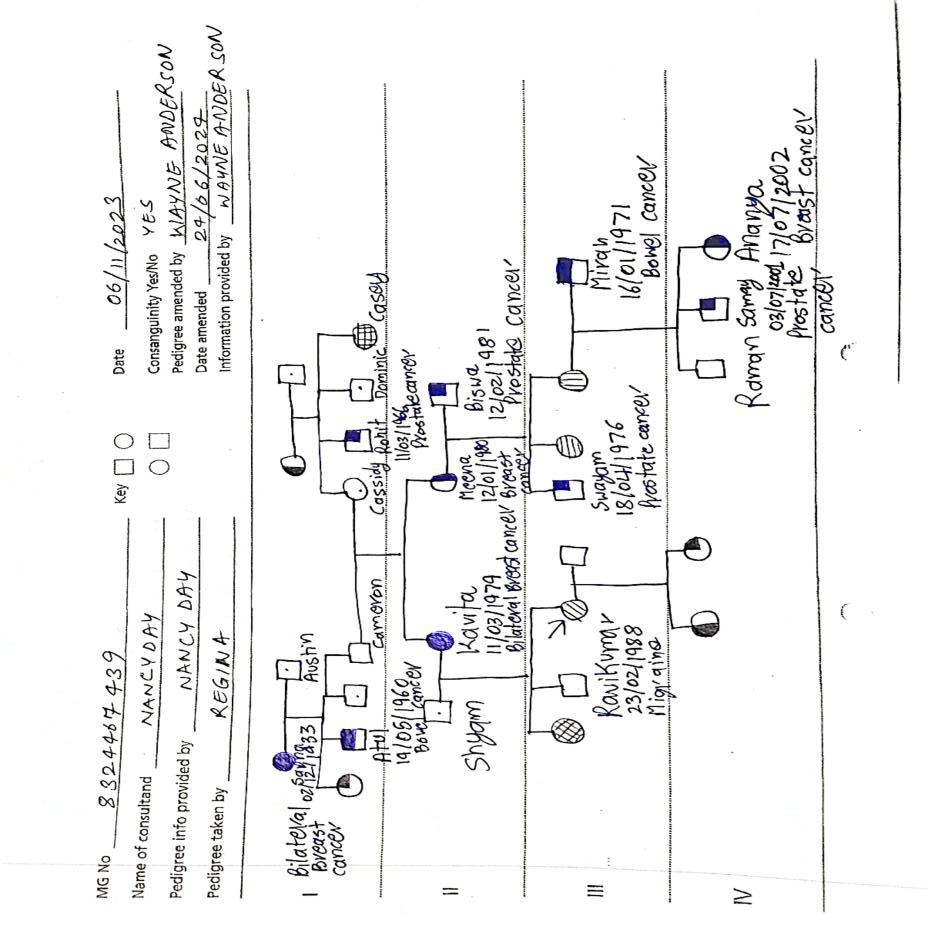
#> input picture sample5.jpeg, 928 x 928 px
$ python -i image_processing.py   (imports and definitions only)
#> lines starting #> are read from the running program, lines starting #| are printed output that depends on the picture; after the words box and inside, x2 and y2 are one past the last pixel; in counts of white or black regions, pixels touching at a corner belong together
import cv2
import numpy as np
from PIL import Image
import pytesseract
import os
import logging

def setup_logger(name='image_processing_logger', level=logging.INFO):
    """Setup and return a configured logger"""
    logger = logging.getLogger(name)
    logger.setLevel(level)

    # Only add handler if not already added to avoid duplicate logs
    if not logger.handlers:
        handler = logging.StreamHandler()
        formatter = logging.Formatter('[%(levelname)s] %(asctime)s - %(message)s')
        handler.setFormatter(formatter)
        logger.addHandler(handler)

    return logger

# [24 lines left out: functions enhance_contrast, load_image, not called in this run]


def load_image(image_path, logger):
    """Load and convert image to grayscale"""
    if not os.path.exists(image_path):
        raise FileNotFoundError(f"File not found: {image_path}")

    try:
        original_image = Image.open(image_path)
        grayscaled_image = original_image.convert("L")
        logger.info(f"Converted image to grayscale: {os.path.basename(image_path)}")
        return np.array(grayscaled_image)
    except Exception as e:
        logger.error(f"Failed to convert image to grayscale: {str(e)}")
        logger.warning(f"Using original image without grayscale conversion")
        return np.array(original_image)

def detect_angle_hough(img, logger):
    """Detect rotation angle using Hough Transform"""
    edges = cv2.Canny(img, 50, 150, apertureSize=3)
    lines = cv2.HoughLines(edges, 1, np.pi / 180, 200)

    detected_angle, corrected_angle = None, None

    if lines is not None and len(lines) > 0:
        angles = []
        for rho, theta in lines[:, 0]:
            angle_degrees = np.degrees(theta) - 90
            if angle_degrees < -90:
                angle_degrees += 180
            elif angle_degrees > 90:
                angle_degrees -= 180
            angles.append(angle_degrees)

        if angles:
            hist, bins = np.histogram(angles, bins=180, range=(-90, 90))
            most_common_angle_idx = np.argmax(hist)
            detected_angle = bins[most_common_angle_idx] + (bins[1] - bins[0]) / 2
            logger.info(f"Detected document rotation angle: {detected_angle:.2f} degrees")

            corrected_angle = detected_angle
            if detected_angle < -45:
                corrected_angle += 180
            elif detected_angle > 45:
                corrected_angle -= 180

            logger.info(f"Corrected angle after normalization: {corrected_angle:.2f} degrees")

    return detected_angle, corrected_angle

def rotate_image(img, angle, logger):
    """Rotate image by given angle"""
    if angle is None:
        return img

    (h, w) = img.shape[:2]
    center = (w // 2, h // 2)
    M = cv2.getRotationMatrix2D(center, angle, 1.0)
    return cv2.warpAffine(img, M, (w, h), flags=cv2.INTER_LINEAR, borderMode=cv2.BORDER_REPLICATE)

def detect_ocr_orientation(img, logger):
    """Detect image orientation using OCR"""
    try:
        osd = pytesseract.image_to_osd(Image.fromarray(img), output_type=pytesseract.Output.DICT)
        ocr_angle = osd.get("rotate", 0)
        if ocr_angle not in [0, None]:
            logger.info(f"OCR detected orientation adjustment: {ocr_angle} degrees")
            return ocr_angle
        return None
    except pytesseract.TesseractNotFoundError:
        raise RuntimeError("Tesseract not found. Make sure it's installed and in your system PATH.")
    except Exception as e:
        logger.warning(f"OCR orientation detection failed (continuing without it): {e}")
        return None

# [6 lines left out: function save_image, not called in this run]

def process_image(image_path, file=None):
    """Main function to process and correct image orientation"""
    logger = setup_logger()

    try:
        # Use filename from file object if available, otherwise use image_path
        filename = file.filename if file and hasattr(file, 'filename') else os.path.basename(image_path)

        # Load and preprocess image
        img = load_image(image_path, logger)
#> in load_image, original_image is the input picture: PIL image 928x928 RGB; mean R, G, B 242.1, 242.1, 242.3
        if img is None:
            raise ValueError("Image file could not be read. Possibly corrupt or unsupported format.")

        # Detect angle using Hough Transform
        detected_angle, corrected_angle = detect_angle_hough(img, logger)
#> in detect_angle_hough, `edges = cv2.Canny(img, 50, 150, apertureSize=3)`:
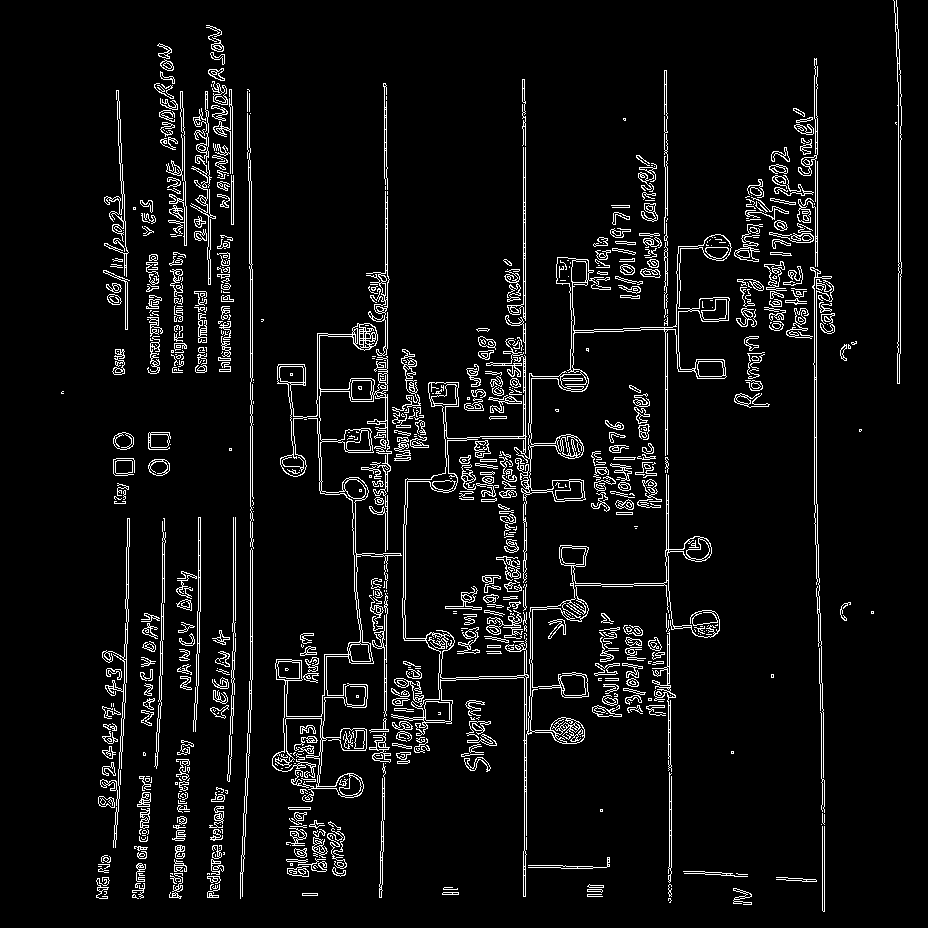
#> edges: shape (928, 928); 6% white in thin lines or dots, all inside (x1, y1, x2, y2) = (61, 0, 902, 912)
#> in detect_angle_hough, `lines = cv2.HoughLines(edges, 1, np.pi / 180, 200)`: lines = 45 rows, first 8: [525, 0], [523, 0], [250, 0], [-808, 3.12], [385, 0], [252, 0], [387, 0], [667, 0]
#> the loop in detect_angle_hough, `for rho, theta in lines[:, 0]:` made 45 passes
#> (rho, theta, angle_degrees) on passes 1 to 12: (525, 0, -90), (523, 0, -90), (250, 0, -90), (-808, 3.12, 89), (385, 0, -90), (252, 0, -90), (387, 0, -90), (667, 0, -90), (816, 0, -90), (814, 0, -90), (898, 0, -90), (-657, 3.12, 89)
#> after the loop in detect_angle_hough, `for rho, theta in lines[:, 0]:`: angles = 45 values, max 89 at index 3, min -90 at index 0, mean -45.78
#> in detect_angle_hough, `hist, bins = np.histogram(angles, bins=180, range=(-90, 90))`: hist = 180 values, max 22 at index 0, min 0 at index 2, mean 0.25; bins = 181 values from -90 to 90
#> in detect_angle_hough, `most_common_angle_idx = np.argmax(hist)`: most_common_angle_idx = 0
#> in detect_angle_hough, `detected_angle = bins[most_common_angle_idx] + (bins[1] - bins[0]) / 2`: detected_angle = -89.5
#> in detect_angle_hough, `corrected_angle += 180`: corrected_angle = 90.5
#> detected_angle = -89.5; corrected_angle = 90.5

        # Apply Hough rotation if detected
        if corrected_angle is not None:
            img = rotate_image(img, corrected_angle, logger)
#> in rotate_image, `M = cv2.getRotationMatrix2D(center, angle, 1.0)`: M = [[-0.00873, 1, 4.07], [-1, -0.00873, 932]]
#> in rotate_image, `return cv2.warpAffine(img, M, (w, h), flags=cv2.INTER_LINEAR, borderMo..`:
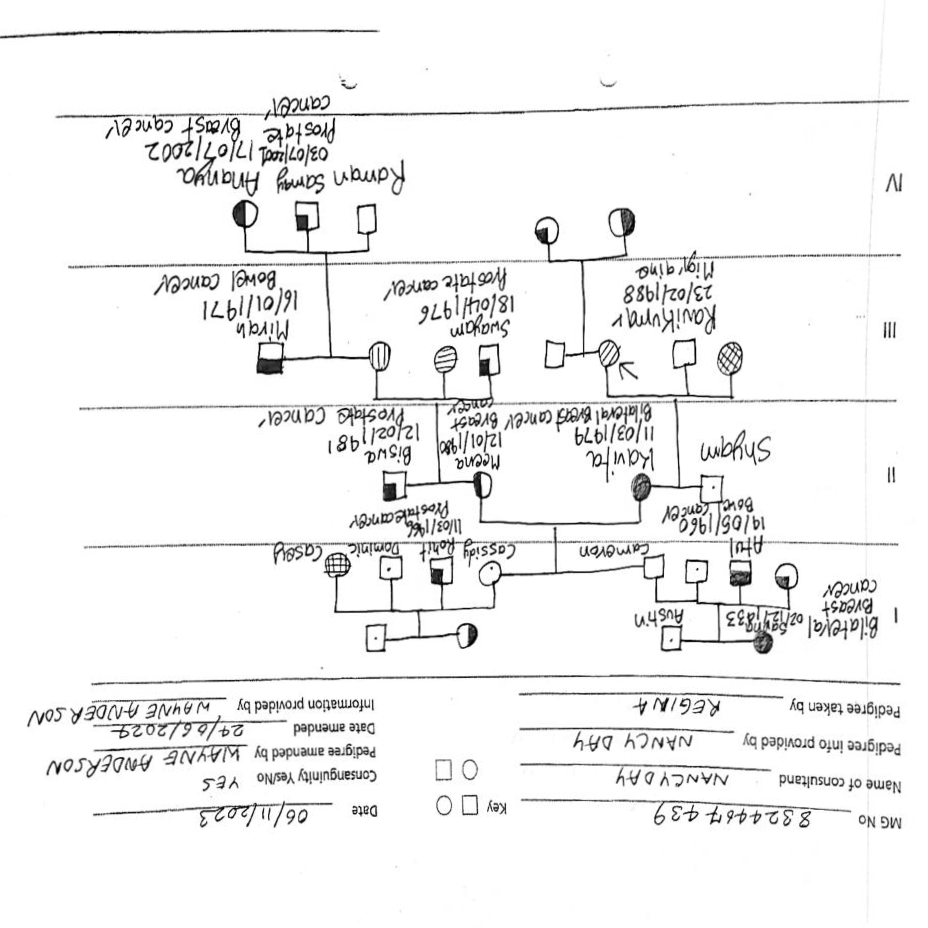
#> returned value: shape (928, 928); min 0, max 255, mean 242.1

        # Detect and apply OCR-based orientation
        ocr_angle = detect_ocr_orientation(img, logger)
        if ocr_angle is not None and abs(ocr_angle) >= 40:
            img = rotate_image(img, -ocr_angle, logger)

        # Save result
        rotated_image_path = save_image(img, image_path, logger)

        # Return results
        angle_info = {
            "hough_angle": round(detected_angle, 2) if detected_angle is not None else None,
            "corrected_angle": round(corrected_angle, 2) if corrected_angle is not None else None,
            "ocr_angle": ocr_angle
        }

        return rotated_image_path, angle_info

    except Exception as err:
        raise RuntimeError(f"Image processing failed: {err}")

# Example usage:
# rotated_path, angle_info = process_image("path/to/image.jpg")

#> (the run stopped early here; a loop or call above may not have finished)

$ run again, on rotated_2_18.jpeg
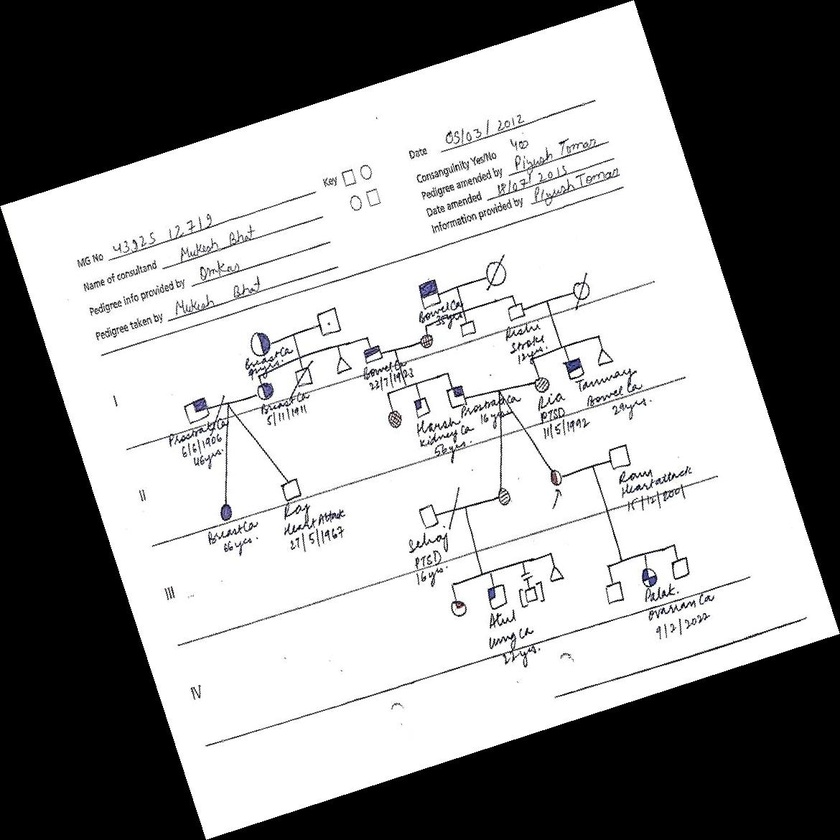
#> input picture rotated_2_18.jpeg, 840 x 840 px, shrunk from 1170 x 1170 before the run
#> in load_image, original_image is the input picture: PIL image 840x840 RGB; mean R, G, B 152.8, 152.8, 152.9
#> in detect_angle_hough, `edges = cv2.Canny(img, 50, 150, apertureSize=3)`:
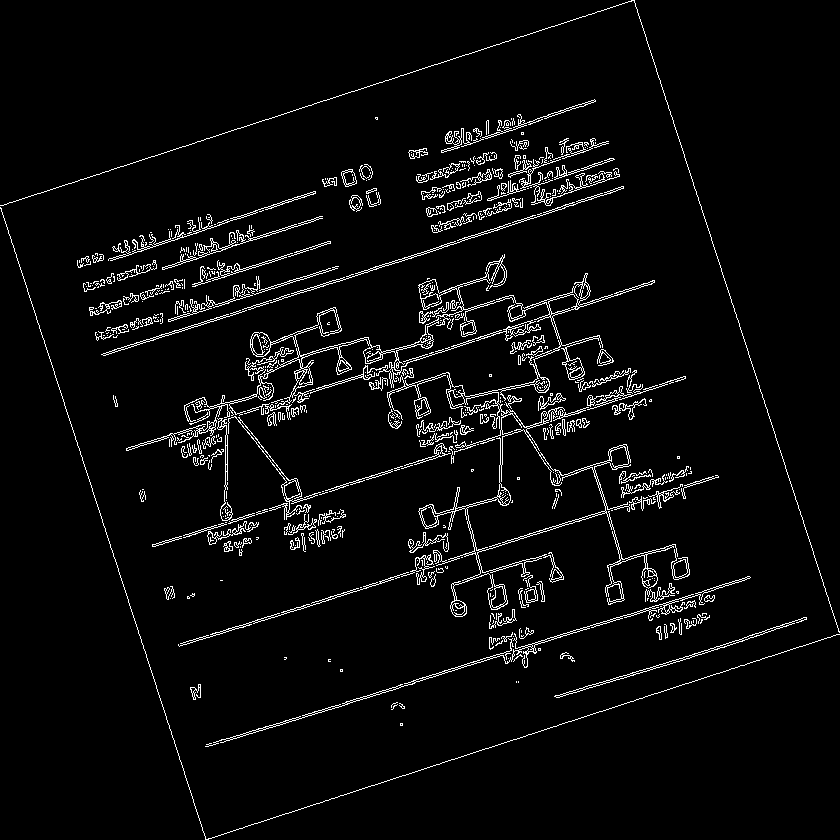
#> edges: shape (840, 840); 4.3% white in thin lines or dots
#> lines = 17 rows, first 8: [64, 2.83], [862, 1.26], [-602, 2.83], [195, 1.26], [772, 1.27], [370, 1.26], [667, 1.27], [469, 1.26]
#> the loop in detect_angle_hough, `for rho, theta in lines[:, 0]:` made 17 passes
#> (rho, theta, angle_degrees) on passes 1 to 8: (64, 2.83, 72), (862, 1.26, -18), (-602, 2.83, 72), (195, 1.26, -18), (772, 1.27, -17), (370, 1.26, -18), (667, 1.27, -17), (469, 1.26, -18)
#> after the loop in detect_angle_hough, `for rho, theta in lines[:, 0]:`: angles = [72, -18, 72, -18, -17, -18, -17, -18, -18, -18, -18, -18, -18, -17, -18, -17, -18]
#> hist = 180 values, max 15 at index 72, min 0 at index 0, mean 0.0944; bins = 181 values from -90 to 90
#> most_common_angle_idx = 72
#> in detect_angle_hough, `detected_angle = bins[most_common_angle_idx] + (bins[1] - bins[0]) / 2`: detected_angle = -17.5
#> M = [[0.954, -0.301, 145.7], [0.301, 0.954, -106.9]]
#> in rotate_image, `return cv2.warpAffine(img, M, (w, h), flags=cv2.INTER_LINEAR, borderMo..`:
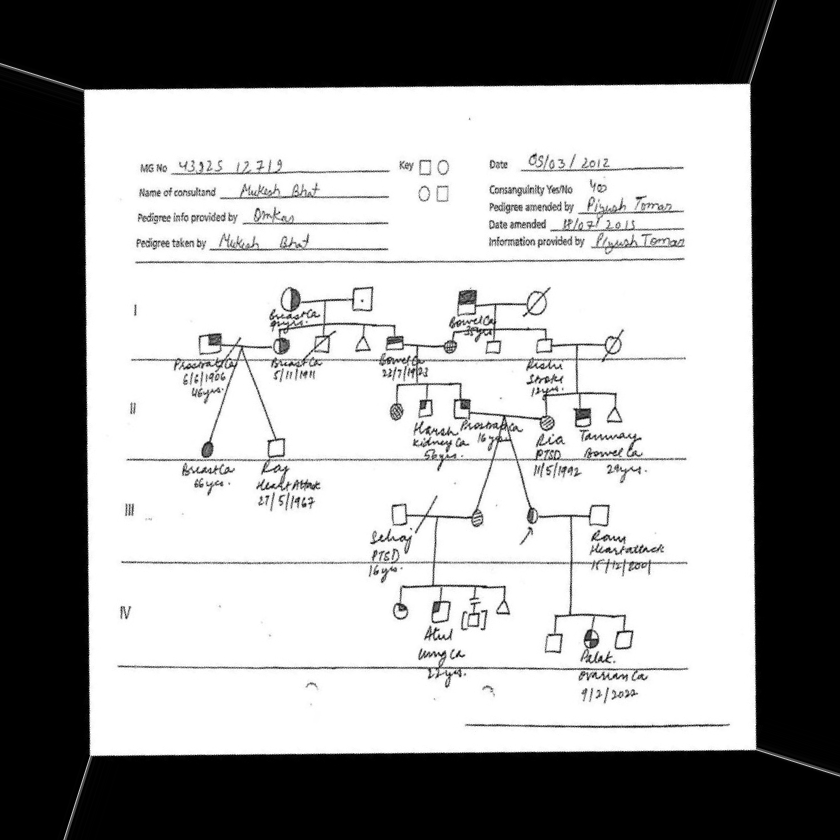
#> returned value: shape (840, 840); min 0, max 255, mean 153

$ run again, on rotated_315.jpeg
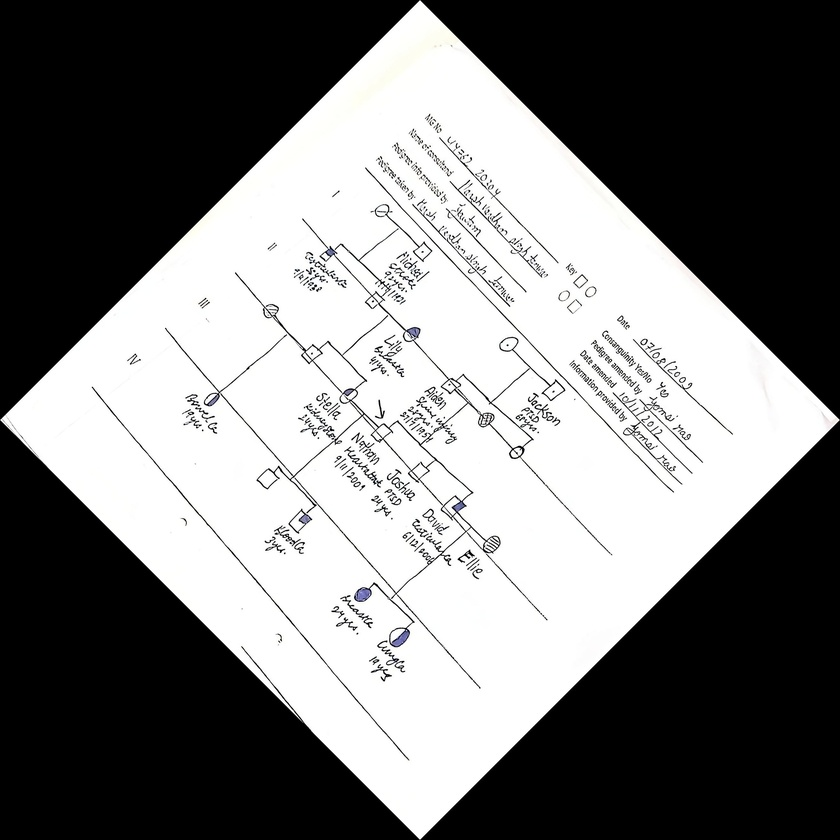
#> input picture rotated_315.jpeg, 840 x 840 px, shrunk from 2626 x 2626 before the run
#> in load_image, original_image is the input picture: PIL image 840x840 RGB; mean R, G, B 122.5, 122.6, 122.4
#> in detect_angle_hough, `edges = cv2.Canny(img, 50, 150, apertureSize=3)`:
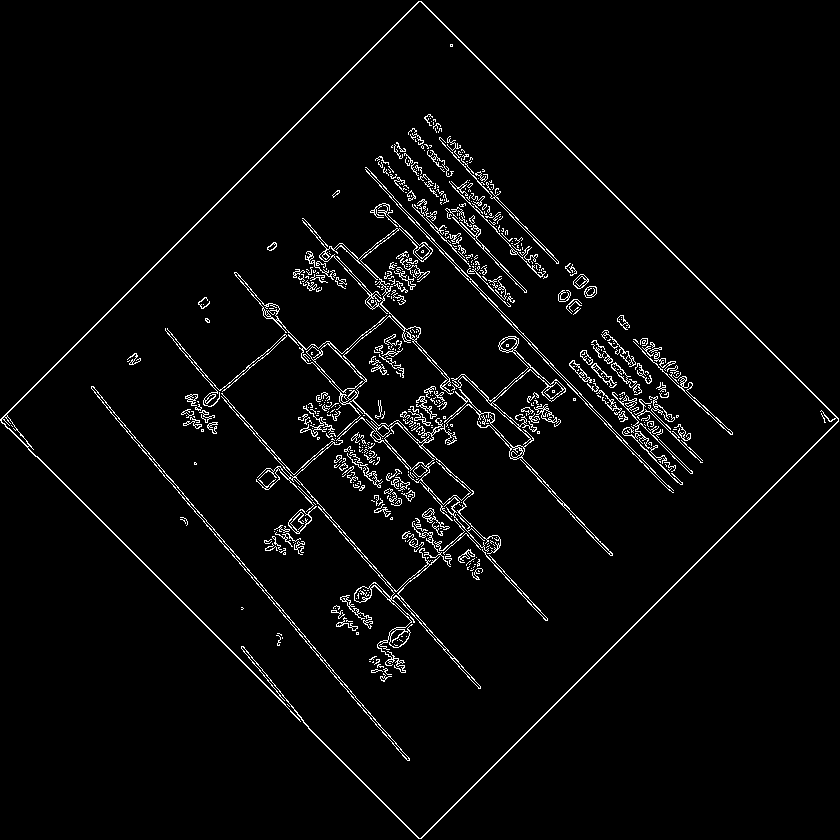
#> edges: shape (840, 840); 3.3% white in thin lines or dots
#> lines = [[890, 0.785], [-296, 2.36], [297, 0.785], [297, 2.36], [10, 2.41], [8, 2.41], [178, 2.44], [-211, 2.36], [90, 2.43], [-69, 2.39], [189, 2.43]]
#> the loop in detect_angle_hough, `for rho, theta in lines[:, 0]:` made 11 passes
#> (rho, theta, angle_degrees) on passes 1 to 8: (890, 0.785, -45), (-296, 2.36, 45), (297, 0.785, -45), (297, 2.36, 45), (10, 2.41, 48), (8, 2.41, 48), (178, 2.44, 50), (-211, 2.36, 45)
#> after the loop in detect_angle_hough, `for rho, theta in lines[:, 0]:`: angles = [-45, 45, -45, 45, 48, 48, 50, 45, 49, 47, 49]
#> hist = 180 values, max 3 at index 135, min 0 at index 0, mean 0.0611; bins = 181 values from -90 to 90
#> most_common_angle_idx = 135
#> in detect_angle_hough, `detected_angle = bins[most_common_angle_idx] + (bins[1] - bins[0]) / 2`: detected_angle = 45.5
#> in detect_angle_hough, `corrected_angle -= 180`: corrected_angle = -134.5
#> in process_image, `detected_angle, corrected_angle = detect_angle_hough(img, logger)`: detected_angle = 45.5; corrected_angle = -134.5
#> M = [[-0.701, -0.713, 1013.9], [0.713, -0.701, 414.8]]
#> in rotate_image, `return cv2.warpAffine(img, M, (w, h), flags=cv2.INTER_LINEAR, borderMo..`:
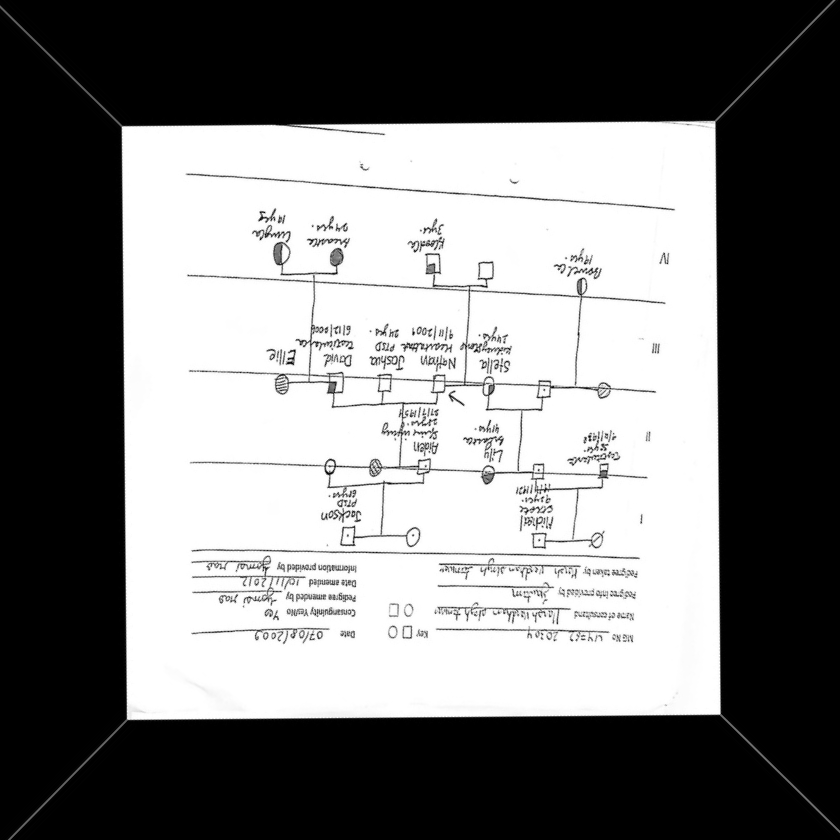
#> returned value: shape (840, 840); min 0, max 255, mean 122.8
